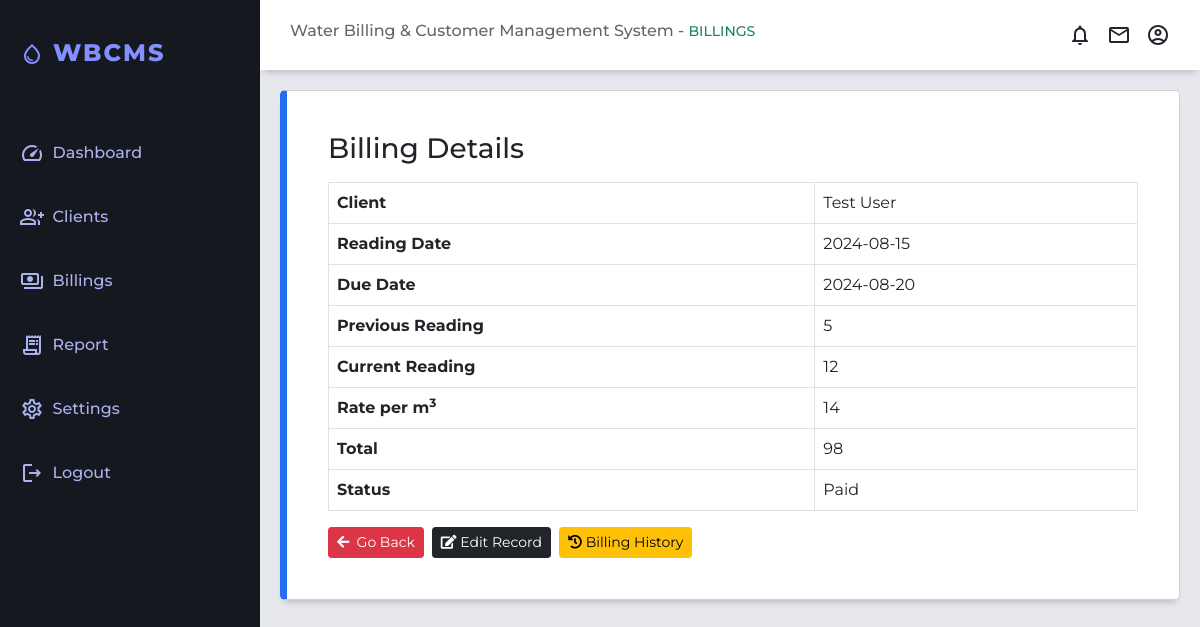
The app's page /viewBill.php?bill_id=44 with its own data.
### tables this page shows
CREATE TABLE `tbl_billinglist` (
  `bill_id` int(11) NOT NULL,
  `user_id` int(11) DEFAULT NULL,
  `reading_date` date DEFAULT NULL,
  `due_date` date NOT NULL,
  `current_reading` float(12,2) NOT NULL DEFAULT 0.00,
  `previous_reading` float(12,2) NOT NULL DEFAULT 0.00,
  `rate` float(12,2) NOT NULL DEFAULT 0.00,
  `total` float(12,2) NOT NULL DEFAULT 0.00,
  `status` tinyint(1) NOT NULL DEFAULT 0 COMMENT '0= pending,\r\n1= paid',
  `created_at` datetime NOT NULL DEFAULT current_timestamp(),
  `updated_at` datetime NOT NULL DEFAULT current_timestamp() ON UPDATE current_timestamp()
);

CREATE TABLE `tbl_clients` (
  `user_id` int(11) NOT NULL,
  `client_name` varchar(50) NOT NULL,
  `contact_number` varchar(20) DEFAULT NULL,
  `address` text DEFAULT NULL,
  `meter_number` int(10) NOT NULL,
  `meter_reading` int(20) NOT NULL,
  `status` enum('inactive','active') DEFAULT 'inactive',
  `created_at` timestamp NOT NULL DEFAULT current_timestamp(),
  `updated_at` timestamp NOT NULL DEFAULT current_timestamp() ON UPDATE current_timestamp()
);

### viewBill.php (the view, shortened to what this page needs)
<?php
include("./config/functions.php");
$bill_id = intval($_GET['bill_id']);
try {
    $query = "SELECT b.bill_id, c.client_name, b.reading_date, b.due_date, b.current_reading, b.previous_reading, b.rate, b.total, b.status
              FROM tbl_billinglist b
              JOIN tbl_clients c ON b.user_id = c.user_id
              WHERE b.bill_id = ?";
    $stmt = $conn->prepare($query);
    $stmt->bind_param("i", $bill_id);
    $stmt->execute();
    $result = $stmt->get_result();
    $bill = $result->fetch_assoc();
} catch (Exception $e) {
    die('An error occurred: ' . $e->getMessage());
}
?>
<!DOCTYPE html>
<html lang="en">
<head>
    <link rel="stylesheet" href="https://cdnjs.cloudflare.com/ajax/libs/font-awesome/5.15.3/css/all.min.css" />
    <link rel="stylesheet" href="css/bootstrap5.0.1.min.css">
    <link rel="stylesheet" type="text/css" href="css/datatables-1.10.25.min.css" />
    <link rel="stylesheet" href="css/styles.css">
    <link rel="stylesheet" href="css/customer.css">
    <link rel="stylesheet" href="css/bill.css">
</head>
<body>
    <div class="grid-container">
        <header class="header">
            <div class="header-left">
                <h6 class="text-seconary">Water Billing & Customer Management System - <small class="text-success">BILLINGS</small></h6>
            </div>
            <div class="header-right text-primary">
                <a href="#">
                    <span class="material-icons-outlined">notifications</span>
                </a>
                <a href="#">
                    <span class="material-icons-outlined">email</span>
                </a>
                <a href="./logout.php">
                    <span class="material-icons-outlined">account_circle</span>
                </a>
            </div>
        </header>
        <aside id="sidebar">
            <div class="sidebar-title">
                <div class="sidebar-brand">
                    <span class="material-icons-outlined">water_drop</span>&nbsp;WBCMS
                </div>
            </div>
            <ul class="sidebar-list">
                <li class="sidebar-list-item">
                    <a href="./dashboard.php">
                        <span class="material-icons-outlined">speed</span>&nbsp;&nbsp;Dashboard
                    </a>
                </li>
                <li class="sidebar-list-item">
                    <a href="./client.php">
                        <span class="material-icons-outlined">group_add</span>&nbsp;&nbsp;Clients
                    </a>
                </li>
                <li class="sidebar-list-item">
                    <a href="./billings.php">
                        <span class="material-icons-outlined">payments</span>&nbsp;&nbsp;Billings
                    </a>
                </li>
                <li class="sidebar-list-item">
                    <a href="./report.php">
                        <span class="material-icons-outlined">receipt_long</span>&nbsp;&nbsp;Report
                    </a>
                </li>
                <li class="sidebar-list-item">
                    <a href="./settings.php">
                        <span class="material-icons-outlined">settings</span>&nbsp;&nbsp;Settings
                    </a>
                </li>
                <li class="sidebar-list-item">
                    <a href="./logout.php">
                        <span class="material-icons-outlined">logout</span>&nbsp;&nbsp;Logout
                    </a>
                </li>
            </ul>
        </aside>
        <main class="main-container">
            <div class="row">
                <div class="container mt-0">
                    <div class="card">
                        <div class="card-body">
                            <h3 class="mb-3 text-dark">Billing Details</h3>
                            <table class="table table-bordered">
                                <tr class="col">
                                    <th>Client</th>
                                    <td><?php echo htmlspecialchars($bill['client_name']); ?></td>
                                </tr>
                                <tr>
                                    <th>Reading Date</th>
                                    <td><?php echo htmlspecialchars($bill['reading_date']); ?></td>
                                </tr>
                                <tr>
                                    <th>Due Date</th>
                                    <td><?php echo htmlspecialchars($bill['due_date']); ?></td>
                                </tr>
                                <tr>
                                    <th>Previous Reading</th>
                                    <td><?php echo htmlspecialchars($bill['previous_reading']); ?></td>
                                </tr>
                                <tr>
                                    <th>Current Reading</th>
                                    <td><?php echo htmlspecialchars($bill['current_reading']); ?></td>
                                </tr>
                                <tr>
                                    <th>Rate per m<sup>3</sup></th>
                                    <td><?php echo htmlspecialchars($bill['rate']); ?></td>
                                </tr>
                                <tr>
                                    <th>Total</th>
                                    <td><?php echo htmlspecialchars($bill['total']); ?></td>
                                </tr>
                                <tr>
                                    <th>Status</th>
                                    <td><?php echo $bill['status'] == 0 ? 'Paid' : 'Pending'; ?></td>
                                </tr>
                            </table>
                            <div class="d-flex justify-content-start">
                                <a href="billings.php" class="btn btn-sm btn-danger me-2">
                                    <i class="fa fa-arrow-left" aria-hidden="true"></i>&nbsp;&nbsp;Go Back
                                </a>
                                <a href="editBill.php?bill_id=<?php echo $bill_id; ?>" class="btn btn-sm btn-dark me-2">
                                    <i class='fas fa-edit text-white'></i>&nbsp;Edit Record
                                </a>
                                <a href="billingHistory.php?bill_id=<?php echo $bill_id; ?>" class="btn btn-sm btn-warning me-2">
                                    <i class="fa fa-history" aria-hidden="true"></i>&nbsp;Billing History
                                </a>
                            </div>
                        </div>
                    </div>
                </div>
            </div>
        </main>
    </div>
</body>
</html>

### css/styles.css (style rules this page uses)
body { margin: 0; padding: 0; box-sizing: border-box; background-color: #e6e8ed; color: #666666; font-family: "Montserrat", sans-serif; }
.material-icons-outlined { vertical-align: middle; line-height: 1px; }
.text-primary { color: #666666; }
.grid-container { display: grid; grid-template-columns: 260px 1fr 1fr 1fr; grid-template-rows: 0.2fr 3fr; grid-template-areas: "sidebar header header header" "sidebar main main main"; height: 100vh; }
.header { grid-area: header; height: 70px; background-color: #ffffff; display: flex; align-items: center; justify-content: space-between; padding: 0 30px 0 30px; box-shadow: 0 6px 7px -4px rgba(0, 0, 0, 0.2); }
.header-right { display: flex; align-items: center; }
.header-right a span { font-size: 24px; cursor: pointer; color: #21232d; margin-left: 15px; text-decoration: none; }
#sidebar { grid-area: sidebar; height: 100%; background-color: #090c14f1; color: #838fff; overflow-y: auto; transition: all 0.5s; -webkit-transition: all 0.5s; }
.sidebar-title { display: flex; justify-content: space-between; align-items: center; padding: 20px 20px; margin-bottom: 30px; letter-spacing: 2px; }
.sidebar-brand { margin-top: 15px; font-size: 24px; font-weight: 800; }
.sidebar-list { padding: 0; margin-top: 15px; list-style-type: none; }
.sidebar-list-item { padding: 20px 20px; }
.sidebar-list-item > a { text-decoration: none; color: #acb3ef; font-weight: 500; }
.main-container { grid-area: main; overflow-y: auto; padding: 20px 20px; }
.card { display: flex; flex-direction: column; justify-content: space-around; padding: 25px; background-color: #ffffff; box-sizing: border-box; border: 1px solid #d2d2d3; border-radius: 5px; box-shadow: 0 6px 7px -4px rgba(0, 0, 0, 0.2); }
.card:first-child { border-left: 7px solid #246dec; }

### records on screen
tbl_billinglist: tbl_clients.client_name "Test User", reading_date "2024-08-15", due_date "2024-08-20", previous_reading "5", current_reading "12", rate "14", total "98"
